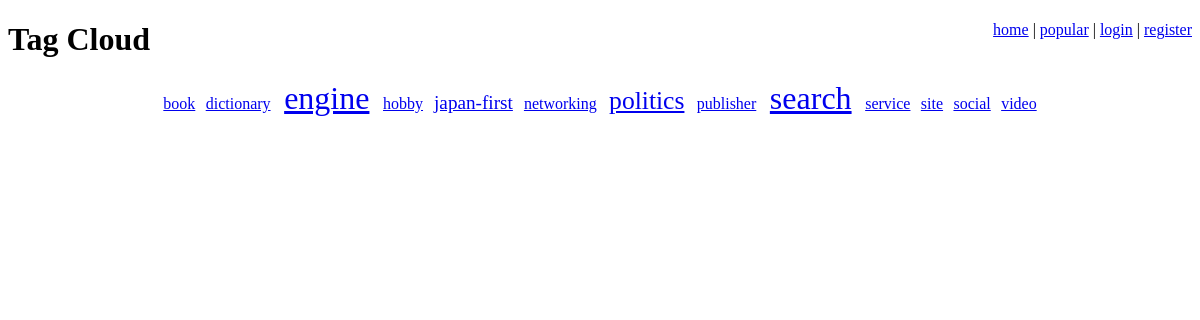
The app's page /tag/, older data.
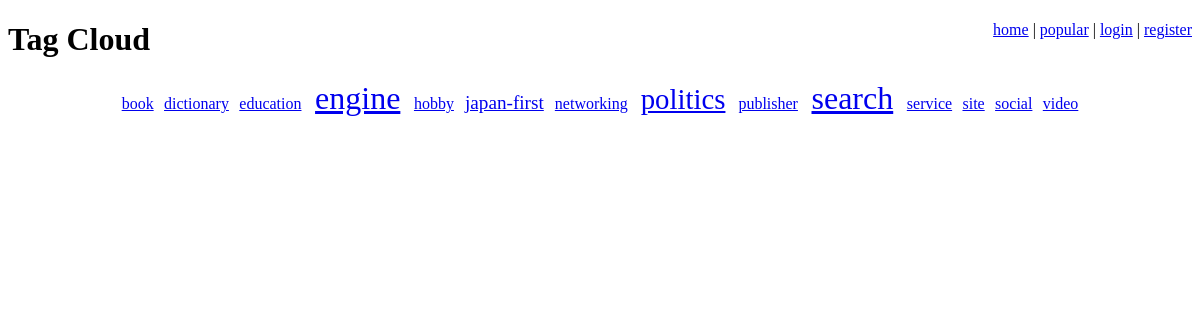
The same page, newer data.
### bookmarks/models.py (models this page shows, shortened)
class Tag(models.Model):
    name = models.CharField(max_length=64, unique=True)
    bookmarks = models.ManyToManyField(Bookmark)

### bookmarks/views.py (the view)
# urls.py: url(r'^tag/$', tag_cloud_page, name='tag_cloud_page'),
def tag_cloud_page(request):
    MAX_WEIGHT = 5
    tags = Tag.objects.order_by('name')
    min_count = max_count = tags[0].bookmarks.count()
    for tag in tags:
        tag.count = tag.bookmarks.count()
        if tag.count < min_count:
            min_count = tag.count
        if max_count < tag.count:
            max_count = tag.count
    range = max_count - min_count
    if range == 0:
        range = 1
    for tag in tags:
        tag.weight = int(
            MAX_WEIGHT * (tag.count - min_count) / range
        )
    context = {'tags': tags}
    return render(request, 'tag_cloud_page.djhtml', context)

### bookmarks/templates/tag_cloud_page.djhtml (shortened to what this page needs)
{% extends "base.djhtml" %}
{% block head %}Tag Cloud{% endblock %}
{% block content %}
    <div id="tag-cloud">
	{% for tag in tags %}
	    <a href="/tag/{{ tag.name|urlencode }}/"
		     class="tag-cloud-{{ tag.weight }}">
		{{ tag.name|escape }}</a>
	{% endfor %}
    </div>
{% endblock %}

Row changes from the older to the newer data that the page shows:
added Tag: name "education"
